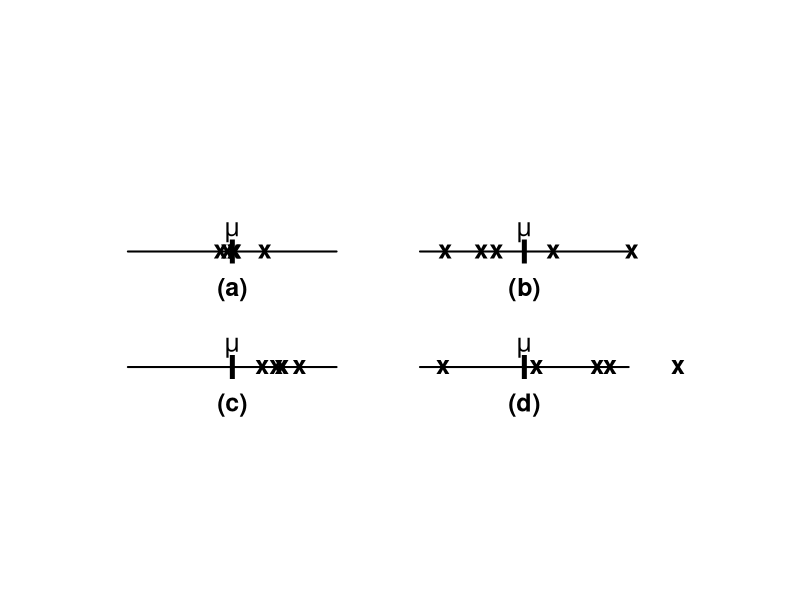

The R source for this figure:
# Fig. 5.3
x.pt <- 0.3
y.pt <- 0.6

plot( c(x.pt - 0.25, x.pt + 0.25), c(y.pt, y.pt), xlim = c(0,1.5), ylim = c(0,1), type = "l",
   axes = FALSE, lwd = 2, xlab = "", ylab = "") 
set.seed(123)
x <- x.pt + 0.05 * rnorm(5)
p <- cbind(x,rep(y.pt,5))
text(x.pt, y.pt, "I", font = 2, cex = 2)
text(p, "x", font = 2, cex = 1.5)
text(x.pt, y.pt - 0.1, "(a)", font = 2, cex = 1.5)
text(x.pt, y.pt + 0.05, expression(mu), font = 2, cex = 1.5)

x.pt <- 1.0
lines(c(x.pt-0.25, x.pt+0.25), c(y.pt,y.pt), lwd = 2)
x <- x.pt + 0.15 * rnorm(5)
p <- cbind(x,rep(y.pt,5))
text(x.pt, y.pt, "I", font = 2, cex = 2)
text(p, "x", font = 2, cex = 1.5)
text(x.pt, y.pt - 0.1, "(b)", font = 2, cex = 1.5)
text(x.pt, y.pt + 0.05, expression(mu), font = 2, cex = 1.5)

x.pt <- 0.3
y.pt <- 0.3
lines(c(x.pt-0.25, x.pt+0.25), c(y.pt,y.pt), lwd = 2)
x <- x.pt + 0.1 + 0.05 * rnorm(5)
p <- cbind(x,rep(y.pt,5))
text(x.pt, y.pt, "I", font = 2, cex = 2)
text(p, "x", font = 2, cex = 1.5)
text(x.pt, y.pt - 0.1, "(c)", font = 2, cex = 1.5)
text(x.pt, y.pt + 0.05, expression(mu), font = 2, cex = 1.5)

x.pt <- 1.0
y.pt <- 0.3
lines(c(x.pt-0.25, x.pt+0.25), c(y.pt,y.pt), lwd = 2)
x <- x.pt + 0.1 + 0.15 * rnorm(5)
p <- cbind(x,rep(y.pt,5))
text(x.pt, y.pt, "I", font = 2, cex = 2)
text(p, "x", font = 2, cex = 1.5)
text(x.pt, y.pt - 0.1, "(d)", font = 2, cex = 1.5)
text(x.pt, y.pt + 0.05, expression(mu), font = 2, cex = 1.5)
